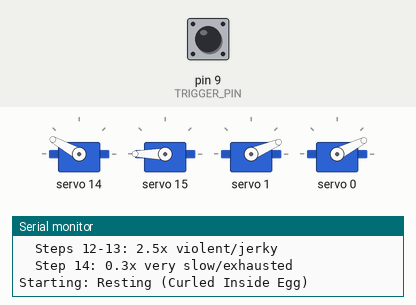
Bench run of a sketch on a simulated Arduino Leonardo, built with avr-gcc and run on an emulated ATmega32U4. Parts: 4 × servo, the last lines printed to the serial monitor. Inputs (shaded band) come from the test bench; at power-on: pin 9 (TRIGGER_PIN) HIGH.

Above: at 1.2 s.
1.3 s: pin 9 (TRIGGER_PIN) pulled LOW for 0.15 s
At 1.52 s:
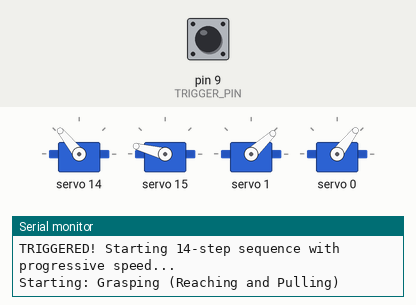
4.3 s: pin 9 (TRIGGER_PIN) pulled LOW for 1 s
At 4.91 s:
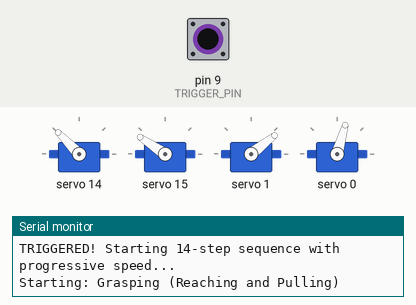
11.3 s: pin 9 (TRIGGER_PIN) pulled LOW for 0.15 s
At 13.81 s:
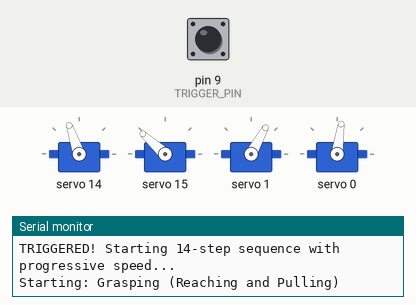
14.4 s: pin 9 (TRIGGER_PIN) pulsed LOW 5 times (0.12 s each, 0.3 s apart)
21.9 s: pin 9 (TRIGGER_PIN) pulled LOW for 3.2 s
Timing chart, 0 to 32.4 s (numbered marks = the images above; inputs shaded):
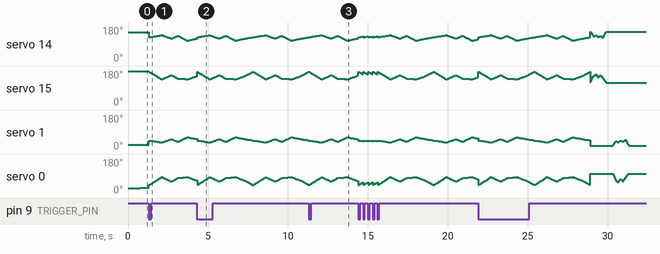

The sketch:

hatching_egg.ino
```cpp
/*
 * Hatching Egg Spider - Production Animation Controller
 *
 * Autonomous Behavior:
 * - Idle Mode: Cycles resting (3s) ↔ slow_struggle (4.5s) continuously
 * - Triggered Mode: 14-step sequence with progressive speed increase, ending very slow
 *   Steps 1-7: Normal speed (1.0x)
 *   Steps 8-9: Faster (1.5x speed)
 *   Steps 10-11: Very fast (2.0x speed)
 *   Steps 12-13: Violent/jerky (2.5x speed)
 *   Step 14: Very slow/exhausted (0.3x speed)
 *   Total triggered duration: ~36 seconds
 *
 * Sequence:
 *   grasping → grasping → stabbing → grasping → stabbing → breaking_through → breaking_through →
 *   stabbing (faster) → breaking_through (faster) →
 *   stabbing (very fast) → breaking_through (very fast) →
 *   stabbing (violent) → breaking_through (violent) →
 *   breaking_through (slow/exhausted)
 *
 * Available Animations (7 total):
 * - 0: zero - Reference position (straight up)
 * - 1: max - Reference position (perpendicular)
 * - 2: resting - Curled inside egg with breathing
 * - 3: slow_struggle - Testing the shell
 * - 4: breaking_through - Violent pushing
 * - 5: grasping - Reaching and pulling
 * - 6: stabbing - Asymmetric poking
 *
 * For Interactive Testing:
 * Upload animation_tester/ instead - has serial commands (0-6, l, s, r, h)
 *
 * Hardware:
 * - DFRobot Beetle (Leonardo) on Pin 9 trigger
 * - PCA9685 PWM Servo Driver (I2C)
 * - 4x Servos with calibrated ranges:
 *   - Right Elbow (CH0): PWM 150-330 (0-90°)
 *   - Right Shoulder (CH1): PWM 150-280 (0-90°)
 *   - Left Shoulder (CH14): PWM 440-300 (0-90°, inverted)
 *   - Left Elbow (CH15): PWM 530-360 (0-90°, inverted)
 *
 * Configuration auto-generated from animation-config.json
 * To update: pixi run generate-config
 *
 * Calibrated: 2025-10-28
 */

#include <Wire.h>
#include <Adafruit_PWMServoDriver.h>
#include "animation_config.h"

// Servo driver
Adafruit_PWMServoDriver pwm = Adafruit_PWMServoDriver(I2C_ADDRESS);

// Animation indices (from animation-config.json order)
#define ANIM_RESTING 2
#define ANIM_SLOW_STRUGGLE 3
#define ANIM_BREAKING_THROUGH 4
#define ANIM_GRASPING 5
#define ANIM_STABBING 6

// Animation modes
enum AnimationMode {
  MODE_IDLE_CYCLE,      // Cycle between resting and slow_struggle
  MODE_TRIGGERED        // Play 13-step sequence with progressive speed increase
};

// Triggered sequence steps (14 steps total with progressive speed)
#define TRIGGERED_SEQUENCE_LENGTH 14
const int triggeredSequence[TRIGGERED_SEQUENCE_LENGTH] = {
  ANIM_GRASPING,         // Step 0 - Normal speed
  ANIM_GRASPING,         // Step 1 - Normal speed
  ANIM_STABBING,         // Step 2 - Normal speed
  ANIM_GRASPING,         // Step 3 - Normal speed
  ANIM_STABBING,         // Step 4 - Normal speed
  ANIM_BREAKING_THROUGH, // Step 5 - Normal speed
  ANIM_BREAKING_THROUGH, // Step 6 - Normal speed
  ANIM_STABBING,         // Step 7 - Faster (1.5x)
  ANIM_BREAKING_THROUGH, // Step 8 - Faster (1.5x)
  ANIM_STABBING,         // Step 9 - Very fast (2.0x)
  ANIM_BREAKING_THROUGH, // Step 10 - Very fast (2.0x)
  ANIM_STABBING,         // Step 11 - Violent (2.5x)
  ANIM_BREAKING_THROUGH, // Step 12 - Violent (2.5x)
  ANIM_BREAKING_THROUGH  // Step 13 - Slow/exhausted (0.7x)
};

// Playback speed multiplier for each step (makes animations faster and jerkier)
// 1.0 = normal speed, 2.0 = 2x faster (half the duration), 0.3 = very slow (more duration)
const float triggeredSequenceSpeed[TRIGGERED_SEQUENCE_LENGTH] = {
  1.0,  // Step 0 - Normal
  1.0,  // Step 1 - Normal
  1.0,  // Step 2 - Normal
  1.0,  // Step 3 - Normal
  1.0,  // Step 4 - Normal
  1.0,  // Step 5 - Normal
  1.0,  // Step 6 - Normal
  1.5,  // Step 7 - Faster
  1.5,  // Step 8 - Faster
  2.0,  // Step 9 - Very fast
  2.0,  // Step 10 - Very fast
  2.5,  // Step 11 - Violent/jerky
  2.5,  // Step 12 - Violent/jerky
  0.3   // Step 13 - Very slow/exhausted
};

// Animation state
int currentAnimation = ANIM_RESTING;
unsigned long animationStartTime = 0;
bool animationActive = true;  // Start immediately with resting
bool lastTriggerState = HIGH;
AnimationMode currentMode = MODE_IDLE_CYCLE;
int triggeredStep = 0;  // Current step in triggered sequence (0-13)
float playbackSpeed = 1.0;  // Animation playback speed multiplier

// Servo position cache
int lastLeftShoulder = -1;
int lastLeftElbow = -1;
int lastRightShoulder = -1;
int lastRightElbow = -1;

void setup() {
  Serial.begin(115200);
  while (!Serial && millis() < 3000);  // Wait up to 3s for serial

  Serial.println(F("Hatching Egg Spider"));
  Serial.println(F("==================="));

  // Initialize trigger pin
  pinMode(TRIGGER_PIN, INPUT_PULLUP);

  // Initialize PWM driver
  pwm.begin();
  pwm.setPWMFreq(SERVO_FREQ);
  delay(10);

  Serial.print(F("Animations: "));
  Serial.println(ANIMATION_COUNT);

  Serial.println(F("Mode: Idle Cycle (resting <-> slow_struggle)"));
  Serial.println(F("Trigger: 14-step sequence with progressive speed:"));
  Serial.println(F("  Steps 1-7: Normal speed"));
  Serial.println(F("  Steps 8-9: 1.5x faster"));
  Serial.println(F("  Steps 10-11: 2.0x very fast"));
  Serial.println(F("  Steps 12-13: 2.5x violent/jerky"));
  Serial.println(F("  Step 14: 0.3x very slow/exhausted"));
  Serial.println();

  // Start with resting animation
  startAnimation(ANIM_RESTING);
}

void loop() {
  // Check trigger button
  bool triggerState = digitalRead(TRIGGER_PIN);

  if (triggerState == LOW && lastTriggerState == HIGH) {
    // Trigger pressed - start triggered sequence
    Serial.println(F("TRIGGERED! Starting 14-step sequence with progressive speed..."));
    currentMode = MODE_TRIGGERED;
    triggeredStep = 0;
    playbackSpeed = triggeredSequenceSpeed[0];  // Set speed for first animation
    startAnimation(triggeredSequence[0]);
  }

  lastTriggerState = triggerState;

  // Update animation
  if (animationActive) {
    updateAnimation();
  }
}

void startAnimation(int animIndex) {
  if (animIndex >= ANIMATION_COUNT) {
    animIndex = 0;
  }

  currentAnimation = animIndex;
  animationStartTime = millis();
  animationActive = true;

  // Read animation name from PROGMEM
  char name[64];  // Increased from 32 to 64 bytes
  strcpy_P(name, (char*)pgm_read_ptr(&(ANIMATIONS[animIndex].name)));

  Serial.print(F("Starting: "));
  Serial.println(name);
}

void updateAnimation() {
  // Read animation from PROGMEM
  unsigned long duration = pgm_read_dword(&(ANIMATIONS[currentAnimation].duration_ms));
  bool loop = pgm_read_byte(&(ANIMATIONS[currentAnimation].loop));

  // Calculate elapsed time with playback speed multiplier
  // Higher speed = faster playback (elapsed time passes faster)
  unsigned long realElapsed = millis() - animationStartTime;
  unsigned long elapsed = (unsigned long)(realElapsed * playbackSpeed);

  // Adjust duration check for playback speed
  // At 2x speed, animation finishes in half the time
  unsigned long adjustedDuration = (unsigned long)(duration / playbackSpeed);

  // Check if animation finished
  if (realElapsed >= adjustedDuration) {
    // Animation complete - determine next animation
    handleAnimationComplete();
    return;
  }

  // Interpolate between keyframes
  int kfCount = pgm_read_word(&(ANIMATIONS[currentAnimation].keyframe_count));
  const Keyframe* keyframes = (const Keyframe*)pgm_read_ptr(&(ANIMATIONS[currentAnimation].keyframes));

  // Find surrounding keyframes
  int kf1 = 0;
  int kf2 = 1;

  for (int i = 0; i < kfCount - 1; i++) {
    unsigned long t1 = pgm_read_dword(&(keyframes[i].time_ms));
    unsigned long t2 = pgm_read_dword(&(keyframes[i + 1].time_ms));

    if (elapsed >= t1 && elapsed < t2) {
      kf1 = i;
      kf2 = i + 1;
      break;
    }
  }

  // Read keyframe data
  unsigned long t1 = pgm_read_dword(&(keyframes[kf1].time_ms));
  unsigned long t2 = pgm_read_dword(&(keyframes[kf2].time_ms));

  int ls1 = pgm_read_word(&(keyframes[kf1].left_shoulder_deg));
  int le1 = pgm_read_word(&(keyframes[kf1].left_elbow_deg));
  int rs1 = pgm_read_word(&(keyframes[kf1].right_shoulder_deg));
  int re1 = pgm_read_word(&(keyframes[kf1].right_elbow_deg));

  int ls2 = pgm_read_word(&(keyframes[kf2].left_shoulder_deg));
  int le2 = pgm_read_word(&(keyframes[kf2].left_elbow_deg));
  int rs2 = pgm_read_word(&(keyframes[kf2].right_shoulder_deg));
  int re2 = pgm_read_word(&(keyframes[kf2].right_elbow_deg));

  // Interpolate
  float t = (float)(elapsed - t1) / (float)(t2 - t1);
  t = constrain(t, 0.0, 1.0);

  int leftShoulder = ls1 + (int)((ls2 - ls1) * t);
  int leftElbow = le1 + (int)((le2 - le1) * t);
  int rightShoulder = rs1 + (int)((rs2 - rs1) * t);
  int rightElbow = re1 + (int)((re2 - re1) * t);

  // Move servos
  moveLegs(leftShoulder, leftElbow, rightShoulder, rightElbow);
}

void moveLegs(int leftShoulder, int leftElbow, int rightShoulder, int rightElbow) {
  // Only move servos if position changed (reduce jitter)
  if (leftShoulder != lastLeftShoulder) {
    setServo(LEFT_SHOULDER_CHANNEL, leftShoulder, LEFT_SHOULDER_MIN_PULSE, LEFT_SHOULDER_MAX_PULSE);
    lastLeftShoulder = leftShoulder;
  }

  if (leftElbow != lastLeftElbow) {
    setServo(LEFT_ELBOW_CHANNEL, leftElbow, LEFT_ELBOW_MIN_PULSE, LEFT_ELBOW_MAX_PULSE);
    lastLeftElbow = leftElbow;
  }

  if (rightShoulder != lastRightShoulder) {
    setServo(RIGHT_SHOULDER_CHANNEL, rightShoulder, RIGHT_SHOULDER_MIN_PULSE, RIGHT_SHOULDER_MAX_PULSE);
    lastRightShoulder = rightShoulder;
  }

  if (rightElbow != lastRightElbow) {
    setServo(RIGHT_ELBOW_CHANNEL, rightElbow, RIGHT_ELBOW_MIN_PULSE, RIGHT_ELBOW_MAX_PULSE);
    lastRightElbow = rightElbow;
  }
}

void setServo(int channel, int degrees, int minPulse, int maxPulse) {
  // Convert degrees (0-90°) to pulse width
  // Calibrated ranges support 0-90° movement
  degrees = constrain(degrees, 0, 90);
  int pulse = map(degrees, 0, 90, minPulse, maxPulse);
  pwm.setPWM(channel, 0, pulse);
}

void handleAnimationComplete() {
  Serial.println(F("Animation complete"));

  if (currentMode == MODE_IDLE_CYCLE) {
    // Cycle between resting and slow_struggle
    if (currentAnimation == ANIM_RESTING) {
      Serial.println(F("-> slow_struggle"));
      startAnimation(ANIM_SLOW_STRUGGLE);
    } else {
      Serial.println(F("-> resting"));
      startAnimation(ANIM_RESTING);
    }
  } else {
    // MODE_TRIGGERED: Play through the 14-step sequence
    triggeredStep++;

    if (triggeredStep < TRIGGERED_SEQUENCE_LENGTH) {
      // Continue to next step in sequence
      int nextAnim = triggeredSequence[triggeredStep];
      playbackSpeed = triggeredSequenceSpeed[triggeredStep];  // Set speed for this step

      // Print animation name and speed for next step
      char name[64];
      strcpy_P(name, (char*)pgm_read_ptr(&(ANIMATIONS[nextAnim].name)));
      Serial.print(F("-> Step "));
      Serial.print(triggeredStep + 1);
      Serial.print(F("/"));
      Serial.print(TRIGGERED_SEQUENCE_LENGTH);
      Serial.print(F(": "));
      Serial.print(name);
      Serial.print(F(" ("));
      Serial.print(playbackSpeed);
      Serial.println(F("x speed)"));

      startAnimation(nextAnim);
    } else {
      // Sequence complete, return to idle
      Serial.println(F("-> Sequence complete, back to idle cycle (resting)"));
      currentMode = MODE_IDLE_CYCLE;
      triggeredStep = 0;
      playbackSpeed = 1.0;  // Reset to normal speed for idle animations
      startAnimation(ANIM_RESTING);
    }
  }
}
```

animation_config.h
```cpp
// AUTO-GENERATED - DO NOT EDIT
// Generated from animation-config.json
// Run: pixi run generate-config

#ifndef ANIMATION_CONFIG_H
#define ANIMATION_CONFIG_H

// Hardware Configuration
#define I2C_ADDRESS 0x40
#define SERVO_FREQ 50

// Left Leg Servos
#define LEFT_SHOULDER_CHANNEL 14
#define LEFT_ELBOW_CHANNEL 15
#define LEFT_SHOULDER_MIN_PULSE 440
#define LEFT_SHOULDER_MAX_PULSE 300
#define LEFT_ELBOW_MIN_PULSE 530
#define LEFT_ELBOW_MAX_PULSE 360

// Right Leg Servos
#define RIGHT_SHOULDER_CHANNEL 1
#define RIGHT_ELBOW_CHANNEL 0
#define RIGHT_SHOULDER_MIN_PULSE 150
#define RIGHT_SHOULDER_MAX_PULSE 280
#define RIGHT_ELBOW_MIN_PULSE 150
#define RIGHT_ELBOW_MAX_PULSE 330

#define TRIGGER_PIN 9

// Kinematics
#define UPPER_SEGMENT_LENGTH 80
#define LOWER_SEGMENT_LENGTH 100
#define SHOULDER_MIN_ANGLE 0
#define SHOULDER_MAX_ANGLE 90
#define ELBOW_MIN_ANGLE 0
#define ELBOW_MAX_ANGLE 90

// Animation Keyframe Structure
struct Keyframe {
  unsigned long time_ms;
  int left_shoulder_deg;
  int left_elbow_deg;
  int right_shoulder_deg;
  int right_elbow_deg;
};

struct Animation {
  const char* name;
  unsigned long duration_ms;
  bool loop;
  int keyframe_count;
  const Keyframe* keyframes;
};

const char ZERO_NAME[] PROGMEM = "Zero Position (Reference)";
const char MAX_NAME[] PROGMEM = "Max Position (Reference)";
const char RESTING_NAME[] PROGMEM = "Resting (Curled Inside Egg)";
const char SLOW_STRUGGLE_NAME[] PROGMEM = "Slow Struggle (Testing the Shell)";
const char BREAKING_THROUGH_NAME[] PROGMEM = "Breaking Through (Violent Pushing)";
const char GRASPING_NAME[] PROGMEM = "Grasping (Reaching and Pulling)";
const char STABBING_NAME[] PROGMEM = "Stabbing (Asymmetric Poking)";

// Zero Position (Reference)
const Keyframe ZERO_KEYFRAMES[] PROGMEM = {
  {0, 0, 0, 0, 0},
};

// Max Position (Reference)
const Keyframe MAX_KEYFRAMES[] PROGMEM = {
  {0, 90, 90, 90, 90},
};

// Resting (Curled Inside Egg)
const Keyframe RESTING_KEYFRAMES[] PROGMEM = {
  {0, 5, 8, 5, 8},
  {1500, 8, 10, 8, 10},
  {3000, 5, 8, 5, 8},
};

// Slow Struggle (Testing the Shell)
const Keyframe SLOW_STRUGGLE_KEYFRAMES[] PROGMEM = {
  {0, 15, 10, 15, 10},
  {1200, 35, 20, 35, 20},
  {2000, 25, 30, 25, 30},
  {3200, 45, 40, 45, 40},
  {4500, 15, 10, 15, 10},
};

// Breaking Through (Violent Pushing)
const Keyframe BREAKING_THROUGH_KEYFRAMES[] PROGMEM = {
  {0, 25, 20, 25, 20},
  {350, 20, 70, 20, 70},
  {600, 30, 30, 30, 30},
  {950, 65, 65, 65, 65},
  {1200, 35, 35, 35, 35},
  {1550, 15, 70, 15, 70},
  {1800, 70, 60, 70, 60},
  {2400, 25, 20, 25, 20},
};

// Grasping (Reaching and Pulling)
const Keyframe GRASPING_KEYFRAMES[] PROGMEM = {
  {0, 40, 25, 40, 25},
  {800, 25, 70, 25, 70},
  {1400, 50, 45, 50, 45},
  {1800, 30, 65, 30, 65},
  {2400, 65, 70, 65, 70},
  {3000, 50, 50, 50, 50},
  {3500, 40, 25, 40, 25},
};

// Stabbing (Asymmetric Poking)
const Keyframe STABBING_KEYFRAMES[] PROGMEM = {
  {0, 0, 90, 0, 90},
  {200, 35, 50, 0, 90},
  {350, 25, 40, 0, 90},
  {500, 40, 60, 0, 90},
  {650, 30, 45, 0, 90},
  {800, 45, 65, 0, 90},
  {1000, 0, 90, 0, 90},
  {1400, 0, 90, 0, 90},
  {1600, 0, 90, 35, 50},
  {1750, 0, 90, 25, 40},
  {1900, 0, 90, 40, 60},
  {2050, 0, 90, 30, 45},
  {2200, 0, 90, 45, 65},
  {2400, 0, 90, 0, 90},
  {4000, 0, 90, 0, 90},
};

// Animation Definitions
const Animation ANIMATIONS[] PROGMEM = {
  {ZERO_NAME, 1000, true, 1, ZERO_KEYFRAMES},
  {MAX_NAME, 1000, true, 1, MAX_KEYFRAMES},
  {RESTING_NAME, 3000, true, 3, RESTING_KEYFRAMES},
  {SLOW_STRUGGLE_NAME, 4500, true, 5, SLOW_STRUGGLE_KEYFRAMES},
  {BREAKING_THROUGH_NAME, 2400, true, 8, BREAKING_THROUGH_KEYFRAMES},
  {GRASPING_NAME, 3500, true, 7, GRASPING_KEYFRAMES},
  {STABBING_NAME, 4000, true, 15, STABBING_KEYFRAMES},
};

#define ANIMATION_COUNT 7
#define DEFAULT_ANIMATION 3  // slow_struggle

#endif // ANIMATION_CONFIG_H
```
